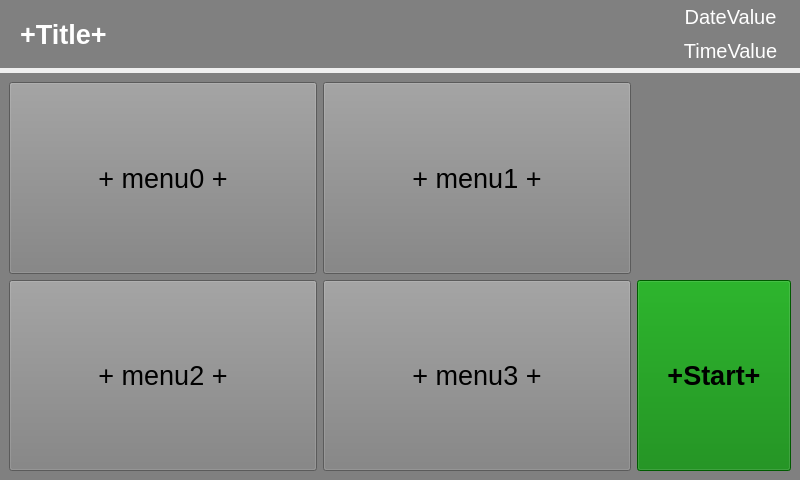
<?xml version="1.0" encoding="UTF-8"?>
<ui version="4.0">
 <class>InfScanCard</class>
 <widget class="QWidget" name="InfScanCard">
  <property name="geometry">
   <rect>
    <x>0</x>
    <y>0</y>
    <width>800</width>
    <height>480</height>
   </rect>
  </property>
  <property name="windowTitle">
   <string>Form</string>
  </property>
  <layout class="QVBoxLayout" name="verticalLayout_2" stretch="1,6">
   <property name="spacing">
    <number>5</number>
   </property>
   <property name="leftMargin">
    <number>0</number>
   </property>
   <property name="topMargin">
    <number>0</number>
   </property>
   <property name="rightMargin">
    <number>0</number>
   </property>
   <property name="bottomMargin">
    <number>0</number>
   </property>
   <item>
    <widget class="QWidget" name="titleLayout_this" native="true">
     <property name="sizePolicy">
      <sizepolicy hsizetype="Ignored" vsizetype="Ignored">
       <horstretch>0</horstretch>
       <verstretch>0</verstretch>
      </sizepolicy>
     </property>
     <property name="styleSheet">
      <string notr="true">background:Gray</string>
     </property>
     <property name="class" stdset="0">
      <string>lightPanelStyle</string>
     </property>
     <layout class="QHBoxLayout" name="titleLayout" stretch="6,1">
      <property name="spacing">
       <number>0</number>
      </property>
      <property name="leftMargin">
       <number>20</number>
      </property>
      <property name="topMargin">
       <number>0</number>
      </property>
      <property name="rightMargin">
       <number>15</number>
      </property>
      <property name="bottomMargin">
       <number>0</number>
      </property>
      <item>
       <widget class="QLabel" name="TitleValue">
        <property name="sizePolicy">
         <sizepolicy hsizetype="Ignored" vsizetype="Ignored">
          <horstretch>0</horstretch>
          <verstretch>0</verstretch>
         </sizepolicy>
        </property>
        <property name="font">
         <font>
          <pointsize>20</pointsize>
          <weight>75</weight>
          <bold>true</bold>
         </font>
        </property>
        <property name="styleSheet">
         <string notr="true">color:white</string>
        </property>
        <property name="text">
         <string>+Title+</string>
        </property>
        <property name="class" stdset="0">
         <string>clientTextTitleStyle</string>
        </property>
       </widget>
      </item>
      <item>
       <widget class="QWidget" name="verticalWidget" native="true">
        <property name="sizePolicy">
         <sizepolicy hsizetype="Ignored" vsizetype="Ignored">
          <horstretch>0</horstretch>
          <verstretch>0</verstretch>
         </sizepolicy>
        </property>
        <layout class="QVBoxLayout" name="verticalLayout_3">
         <property name="spacing">
          <number>0</number>
         </property>
         <property name="leftMargin">
          <number>0</number>
         </property>
         <property name="topMargin">
          <number>0</number>
         </property>
         <property name="rightMargin">
          <number>0</number>
         </property>
         <property name="bottomMargin">
          <number>0</number>
         </property>
         <item>
          <widget class="QLabel" name="DateValue">
           <property name="sizePolicy">
            <sizepolicy hsizetype="Ignored" vsizetype="Ignored">
             <horstretch>0</horstretch>
             <verstretch>0</verstretch>
            </sizepolicy>
           </property>
           <property name="font">
            <font>
             <pointsize>15</pointsize>
            </font>
           </property>
           <property name="styleSheet">
            <string notr="true">color:white</string>
           </property>
           <property name="text">
            <string>DateValue</string>
           </property>
           <property name="alignment">
            <set>Qt::AlignCenter</set>
           </property>
           <property name="class" stdset="0">
            <string>dateStyle</string>
           </property>
          </widget>
         </item>
         <item>
          <widget class="QLabel" name="TimeValue">
           <property name="sizePolicy">
            <sizepolicy hsizetype="Ignored" vsizetype="Ignored">
             <horstretch>0</horstretch>
             <verstretch>0</verstretch>
            </sizepolicy>
           </property>
           <property name="font">
            <font>
             <pointsize>15</pointsize>
            </font>
           </property>
           <property name="styleSheet">
            <string notr="true">color:white</string>
           </property>
           <property name="text">
            <string>TimeValue</string>
           </property>
           <property name="alignment">
            <set>Qt::AlignCenter</set>
           </property>
           <property name="class" stdset="0">
            <string>timeStyle</string>
           </property>
          </widget>
         </item>
        </layout>
       </widget>
      </item>
     </layout>
    </widget>
   </item>
   <item>
    <widget class="QWidget" name="ContentLayout" native="true">
     <property name="sizePolicy">
      <sizepolicy hsizetype="Ignored" vsizetype="Ignored">
       <horstretch>0</horstretch>
       <verstretch>0</verstretch>
      </sizepolicy>
     </property>
     <property name="styleSheet">
      <string notr="true">background:Gray</string>
     </property>
     <property name="class" stdset="0">
      <string>darkPanelStyle</string>
     </property>
     <layout class="QGridLayout" name="gridLayout" columnstretch="2,2,1">
      <item row="1" column="1">
       <widget class="QPushButton" name="btn_3">
        <property name="sizePolicy">
         <sizepolicy hsizetype="Ignored" vsizetype="Ignored">
          <horstretch>0</horstretch>
          <verstretch>0</verstretch>
         </sizepolicy>
        </property>
        <property name="font">
         <font>
          <pointsize>20</pointsize>
         </font>
        </property>
        <property name="text">
         <string>+ menu3 +</string>
        </property>
        <property name="checkable">
         <bool>true</bool>
        </property>
       </widget>
      </item>
      <item row="0" column="0">
       <widget class="QPushButton" name="btn_0">
        <property name="sizePolicy">
         <sizepolicy hsizetype="Ignored" vsizetype="Ignored">
          <horstretch>0</horstretch>
          <verstretch>0</verstretch>
         </sizepolicy>
        </property>
        <property name="font">
         <font>
          <pointsize>20</pointsize>
         </font>
        </property>
        <property name="text">
         <string>+ menu0 +</string>
        </property>
        <property name="checkable">
         <bool>true</bool>
        </property>
       </widget>
      </item>
      <item row="1" column="0">
       <widget class="QPushButton" name="btn_2">
        <property name="sizePolicy">
         <sizepolicy hsizetype="Ignored" vsizetype="Ignored">
          <horstretch>0</horstretch>
          <verstretch>0</verstretch>
         </sizepolicy>
        </property>
        <property name="font">
         <font>
          <pointsize>20</pointsize>
         </font>
        </property>
        <property name="text">
         <string>+ menu2 +</string>
        </property>
        <property name="checkable">
         <bool>true</bool>
        </property>
       </widget>
      </item>
      <item row="0" column="1">
       <widget class="QPushButton" name="btn_1">
        <property name="sizePolicy">
         <sizepolicy hsizetype="Ignored" vsizetype="Ignored">
          <horstretch>0</horstretch>
          <verstretch>0</verstretch>
         </sizepolicy>
        </property>
        <property name="font">
         <font>
          <pointsize>20</pointsize>
         </font>
        </property>
        <property name="text">
         <string>+ menu1 +</string>
        </property>
        <property name="checkable">
         <bool>true</bool>
        </property>
       </widget>
      </item>
      <item row="1" column="2">
       <widget class="QPushButton" name="startBtn">
        <property name="sizePolicy">
         <sizepolicy hsizetype="Ignored" vsizetype="Ignored">
          <horstretch>0</horstretch>
          <verstretch>0</verstretch>
         </sizepolicy>
        </property>
        <property name="font">
         <font>
          <pointsize>20</pointsize>
          <weight>75</weight>
          <bold>true</bold>
         </font>
        </property>
        <property name="styleSheet">
         <string notr="true">background:green</string>
        </property>
        <property name="text">
         <string>+Start+</string>
        </property>
       </widget>
      </item>
     </layout>
    </widget>
   </item>
  </layout>
 </widget>
 <resources/>
 <connections/>
</ui>
